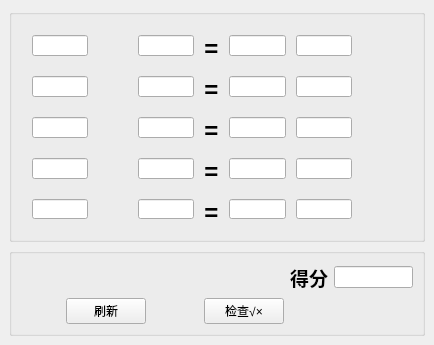
<?xml version="1.0" encoding="UTF-8"?>
<ui version="4.0">
 <class>MainWindow</class>
 <widget class="QMainWindow" name="MainWindow">
  <property name="geometry">
   <rect>
    <x>0</x>
    <y>0</y>
    <width>434</width>
    <height>345</height>
   </rect>
  </property>
  <property name="minimumSize">
   <size>
    <width>400</width>
    <height>320</height>
   </size>
  </property>
  <property name="windowTitle">
   <string>小学算术</string>
  </property>
  <property name="windowIcon">
   <iconset>
    <normaloff>favicon.ico</normaloff>favicon.ico</iconset>
  </property>
  <widget class="QWidget" name="centralwidget">
   <layout class="QGridLayout" name="gridLayout_3">
    <item row="0" column="0">
     <widget class="QGroupBox" name="groupBox">
      <property name="title">
       <string/>
      </property>
      <layout class="QGridLayout" name="gridLayout">
       <property name="leftMargin">
        <number>20</number>
       </property>
       <property name="topMargin">
        <number>20</number>
       </property>
       <property name="rightMargin">
        <number>20</number>
       </property>
       <property name="bottomMargin">
        <number>20</number>
       </property>
       <property name="horizontalSpacing">
        <number>10</number>
       </property>
       <property name="verticalSpacing">
        <number>20</number>
       </property>
       <item row="0" column="0">
        <widget class="QLineEdit" name="lineEdit_01">
         <property name="minimumSize">
          <size>
           <width>0</width>
           <height>0</height>
          </size>
         </property>
         <property name="alignment">
          <set>Qt::AlignCenter</set>
         </property>
         <property name="readOnly">
          <bool>true</bool>
         </property>
        </widget>
       </item>
       <item row="0" column="1">
        <widget class="QLabel" name="label_01">
         <property name="minimumSize">
          <size>
           <width>30</width>
           <height>0</height>
          </size>
         </property>
         <property name="text">
          <string/>
         </property>
         <property name="alignment">
          <set>Qt::AlignCenter</set>
         </property>
        </widget>
       </item>
       <item row="0" column="2">
        <widget class="QLineEdit" name="lineEdit_02">
         <property name="alignment">
          <set>Qt::AlignCenter</set>
         </property>
         <property name="readOnly">
          <bool>true</bool>
         </property>
        </widget>
       </item>
       <item row="0" column="3">
        <widget class="QLabel" name="label_02">
         <property name="text">
          <string>&lt;html&gt;&lt;head/&gt;&lt;body&gt;&lt;p align=&quot;center&quot;&gt;&lt;span style=&quot; font-size:18pt; font-weight:600;&quot;&gt;=&lt;/span&gt;&lt;/p&gt;&lt;/body&gt;&lt;/html&gt;</string>
         </property>
         <property name="alignment">
          <set>Qt::AlignCenter</set>
         </property>
        </widget>
       </item>
       <item row="0" column="4">
        <widget class="QLineEdit" name="lineEdit_03">
         <property name="alignment">
          <set>Qt::AlignCenter</set>
         </property>
        </widget>
       </item>
       <item row="0" column="5">
        <widget class="QLineEdit" name="lineEdit_04">
         <property name="alignment">
          <set>Qt::AlignCenter</set>
         </property>
         <property name="readOnly">
          <bool>true</bool>
         </property>
        </widget>
       </item>
       <item row="0" column="6">
        <widget class="QLabel" name="label_03">
         <property name="minimumSize">
          <size>
           <width>40</width>
           <height>0</height>
          </size>
         </property>
         <property name="text">
          <string/>
         </property>
        </widget>
       </item>
       <item row="1" column="0">
        <widget class="QLineEdit" name="lineEdit_11">
         <property name="alignment">
          <set>Qt::AlignCenter</set>
         </property>
         <property name="readOnly">
          <bool>true</bool>
         </property>
        </widget>
       </item>
       <item row="1" column="1">
        <widget class="QLabel" name="label_11">
         <property name="minimumSize">
          <size>
           <width>30</width>
           <height>0</height>
          </size>
         </property>
         <property name="text">
          <string/>
         </property>
         <property name="alignment">
          <set>Qt::AlignCenter</set>
         </property>
        </widget>
       </item>
       <item row="1" column="2">
        <widget class="QLineEdit" name="lineEdit_12">
         <property name="alignment">
          <set>Qt::AlignCenter</set>
         </property>
         <property name="readOnly">
          <bool>true</bool>
         </property>
        </widget>
       </item>
       <item row="1" column="3">
        <widget class="QLabel" name="label_12">
         <property name="text">
          <string>&lt;html&gt;&lt;head/&gt;&lt;body&gt;&lt;p align=&quot;center&quot;&gt;&lt;span style=&quot; font-size:18pt; font-weight:600;&quot;&gt;=&lt;/span&gt;&lt;/p&gt;&lt;/body&gt;&lt;/html&gt;</string>
         </property>
         <property name="alignment">
          <set>Qt::AlignCenter</set>
         </property>
        </widget>
       </item>
       <item row="1" column="4">
        <widget class="QLineEdit" name="lineEdit_13">
         <property name="alignment">
          <set>Qt::AlignCenter</set>
         </property>
        </widget>
       </item>
       <item row="1" column="5">
        <widget class="QLineEdit" name="lineEdit_14">
         <property name="alignment">
          <set>Qt::AlignCenter</set>
         </property>
         <property name="readOnly">
          <bool>true</bool>
         </property>
        </widget>
       </item>
       <item row="1" column="6">
        <widget class="QLabel" name="label_13">
         <property name="minimumSize">
          <size>
           <width>40</width>
           <height>0</height>
          </size>
         </property>
         <property name="text">
          <string/>
         </property>
        </widget>
       </item>
       <item row="2" column="0">
        <widget class="QLineEdit" name="lineEdit_21">
         <property name="alignment">
          <set>Qt::AlignCenter</set>
         </property>
         <property name="readOnly">
          <bool>true</bool>
         </property>
        </widget>
       </item>
       <item row="2" column="1">
        <widget class="QLabel" name="label_21">
         <property name="minimumSize">
          <size>
           <width>30</width>
           <height>0</height>
          </size>
         </property>
         <property name="text">
          <string/>
         </property>
         <property name="alignment">
          <set>Qt::AlignCenter</set>
         </property>
        </widget>
       </item>
       <item row="2" column="2">
        <widget class="QLineEdit" name="lineEdit_22">
         <property name="alignment">
          <set>Qt::AlignCenter</set>
         </property>
         <property name="readOnly">
          <bool>true</bool>
         </property>
        </widget>
       </item>
       <item row="2" column="3">
        <widget class="QLabel" name="label_22">
         <property name="text">
          <string>&lt;html&gt;&lt;head/&gt;&lt;body&gt;&lt;p align=&quot;center&quot;&gt;&lt;span style=&quot; font-size:18pt; font-weight:600;&quot;&gt;=&lt;/span&gt;&lt;/p&gt;&lt;/body&gt;&lt;/html&gt;</string>
         </property>
         <property name="alignment">
          <set>Qt::AlignCenter</set>
         </property>
        </widget>
       </item>
       <item row="2" column="4">
        <widget class="QLineEdit" name="lineEdit_23">
         <property name="alignment">
          <set>Qt::AlignCenter</set>
         </property>
        </widget>
       </item>
       <item row="2" column="5">
        <widget class="QLineEdit" name="lineEdit_24">
         <property name="alignment">
          <set>Qt::AlignCenter</set>
         </property>
         <property name="readOnly">
          <bool>true</bool>
         </property>
        </widget>
       </item>
       <item row="2" column="6">
        <widget class="QLabel" name="label_23">
         <property name="minimumSize">
          <size>
           <width>40</width>
           <height>0</height>
          </size>
         </property>
         <property name="text">
          <string/>
         </property>
        </widget>
       </item>
       <item row="3" column="0">
        <widget class="QLineEdit" name="lineEdit_31">
         <property name="alignment">
          <set>Qt::AlignCenter</set>
         </property>
         <property name="readOnly">
          <bool>true</bool>
         </property>
        </widget>
       </item>
       <item row="3" column="1">
        <widget class="QLabel" name="label_31">
         <property name="minimumSize">
          <size>
           <width>30</width>
           <height>0</height>
          </size>
         </property>
         <property name="text">
          <string/>
         </property>
         <property name="alignment">
          <set>Qt::AlignCenter</set>
         </property>
        </widget>
       </item>
       <item row="3" column="2">
        <widget class="QLineEdit" name="lineEdit_32">
         <property name="alignment">
          <set>Qt::AlignCenter</set>
         </property>
         <property name="readOnly">
          <bool>true</bool>
         </property>
        </widget>
       </item>
       <item row="3" column="3">
        <widget class="QLabel" name="label_32">
         <property name="text">
          <string>&lt;html&gt;&lt;head/&gt;&lt;body&gt;&lt;p align=&quot;center&quot;&gt;&lt;span style=&quot; font-size:18pt; font-weight:600;&quot;&gt;=&lt;/span&gt;&lt;/p&gt;&lt;/body&gt;&lt;/html&gt;</string>
         </property>
         <property name="alignment">
          <set>Qt::AlignCenter</set>
         </property>
        </widget>
       </item>
       <item row="3" column="4">
        <widget class="QLineEdit" name="lineEdit_33">
         <property name="alignment">
          <set>Qt::AlignCenter</set>
         </property>
        </widget>
       </item>
       <item row="3" column="5">
        <widget class="QLineEdit" name="lineEdit_34">
         <property name="alignment">
          <set>Qt::AlignCenter</set>
         </property>
         <property name="readOnly">
          <bool>true</bool>
         </property>
        </widget>
       </item>
       <item row="3" column="6">
        <widget class="QLabel" name="label_33">
         <property name="minimumSize">
          <size>
           <width>40</width>
           <height>0</height>
          </size>
         </property>
         <property name="text">
          <string/>
         </property>
        </widget>
       </item>
       <item row="4" column="0">
        <widget class="QLineEdit" name="lineEdit_41">
         <property name="alignment">
          <set>Qt::AlignCenter</set>
         </property>
         <property name="readOnly">
          <bool>true</bool>
         </property>
        </widget>
       </item>
       <item row="4" column="1">
        <widget class="QLabel" name="label_41">
         <property name="minimumSize">
          <size>
           <width>30</width>
           <height>0</height>
          </size>
         </property>
         <property name="text">
          <string/>
         </property>
         <property name="alignment">
          <set>Qt::AlignCenter</set>
         </property>
        </widget>
       </item>
       <item row="4" column="2">
        <widget class="QLineEdit" name="lineEdit_42">
         <property name="alignment">
          <set>Qt::AlignCenter</set>
         </property>
         <property name="readOnly">
          <bool>true</bool>
         </property>
        </widget>
       </item>
       <item row="4" column="3">
        <widget class="QLabel" name="label_42">
         <property name="text">
          <string>&lt;html&gt;&lt;head/&gt;&lt;body&gt;&lt;p align=&quot;center&quot;&gt;&lt;span style=&quot; font-size:18pt; font-weight:600;&quot;&gt;=&lt;/span&gt;&lt;/p&gt;&lt;/body&gt;&lt;/html&gt;</string>
         </property>
         <property name="alignment">
          <set>Qt::AlignCenter</set>
         </property>
        </widget>
       </item>
       <item row="4" column="4">
        <widget class="QLineEdit" name="lineEdit_43">
         <property name="alignment">
          <set>Qt::AlignCenter</set>
         </property>
        </widget>
       </item>
       <item row="4" column="5">
        <widget class="QLineEdit" name="lineEdit_44">
         <property name="alignment">
          <set>Qt::AlignCenter</set>
         </property>
         <property name="readOnly">
          <bool>true</bool>
         </property>
        </widget>
       </item>
       <item row="4" column="6">
        <widget class="QLabel" name="label_43">
         <property name="minimumSize">
          <size>
           <width>40</width>
           <height>0</height>
          </size>
         </property>
         <property name="text">
          <string/>
         </property>
        </widget>
       </item>
      </layout>
     </widget>
    </item>
    <item row="2" column="0">
     <widget class="QGroupBox" name="groupBox_2">
      <property name="title">
       <string/>
      </property>
      <layout class="QGridLayout" name="gridLayout_2">
       <item row="1" column="1">
        <widget class="QPushButton" name="pushButton_refresh">
         <property name="text">
          <string>刷新</string>
         </property>
        </widget>
       </item>
       <item row="1" column="0">
        <spacer name="horizontalSpacer_3">
         <property name="orientation">
          <enum>Qt::Horizontal</enum>
         </property>
         <property name="sizeHint" stdset="0">
          <size>
           <width>40</width>
           <height>20</height>
          </size>
         </property>
        </spacer>
       </item>
       <item row="0" column="6">
        <widget class="QLineEdit" name="lineEdit_goal">
         <property name="maximumSize">
          <size>
           <width>80</width>
           <height>16777215</height>
          </size>
         </property>
         <property name="alignment">
          <set>Qt::AlignCenter</set>
         </property>
         <property name="readOnly">
          <bool>true</bool>
         </property>
        </widget>
       </item>
       <item row="0" column="5">
        <widget class="QLabel" name="label_goal">
         <property name="text">
          <string>&lt;html&gt;&lt;head/&gt;&lt;body&gt;&lt;p&gt;&lt;span style=&quot; font-size:14pt; font-weight:600;&quot;&gt;得分&lt;/span&gt;&lt;/p&gt;&lt;/body&gt;&lt;/html&gt;</string>
         </property>
        </widget>
       </item>
       <item row="0" column="0" colspan="5">
        <spacer name="horizontalSpacer">
         <property name="orientation">
          <enum>Qt::Horizontal</enum>
         </property>
         <property name="sizeHint" stdset="0">
          <size>
           <width>246</width>
           <height>21</height>
          </size>
         </property>
        </spacer>
       </item>
       <item row="1" column="2">
        <spacer name="horizontalSpacer_6">
         <property name="orientation">
          <enum>Qt::Horizontal</enum>
         </property>
         <property name="sizeHint" stdset="0">
          <size>
           <width>40</width>
           <height>20</height>
          </size>
         </property>
        </spacer>
       </item>
       <item row="1" column="4">
        <widget class="QPushButton" name="pushButton_check">
         <property name="text">
          <string>检查√×</string>
         </property>
        </widget>
       </item>
       <item row="1" column="5" colspan="2">
        <spacer name="horizontalSpacer_4">
         <property name="orientation">
          <enum>Qt::Horizontal</enum>
         </property>
         <property name="sizeHint" stdset="0">
          <size>
           <width>40</width>
           <height>20</height>
          </size>
         </property>
        </spacer>
       </item>
      </layout>
     </widget>
    </item>
    <item row="1" column="0">
     <spacer name="verticalSpacer">
      <property name="orientation">
       <enum>Qt::Vertical</enum>
      </property>
      <property name="sizeHint" stdset="0">
       <size>
        <width>20</width>
        <height>40</height>
       </size>
      </property>
     </spacer>
    </item>
   </layout>
  </widget>
 </widget>
 <resources/>
 <connections/>
</ui>
